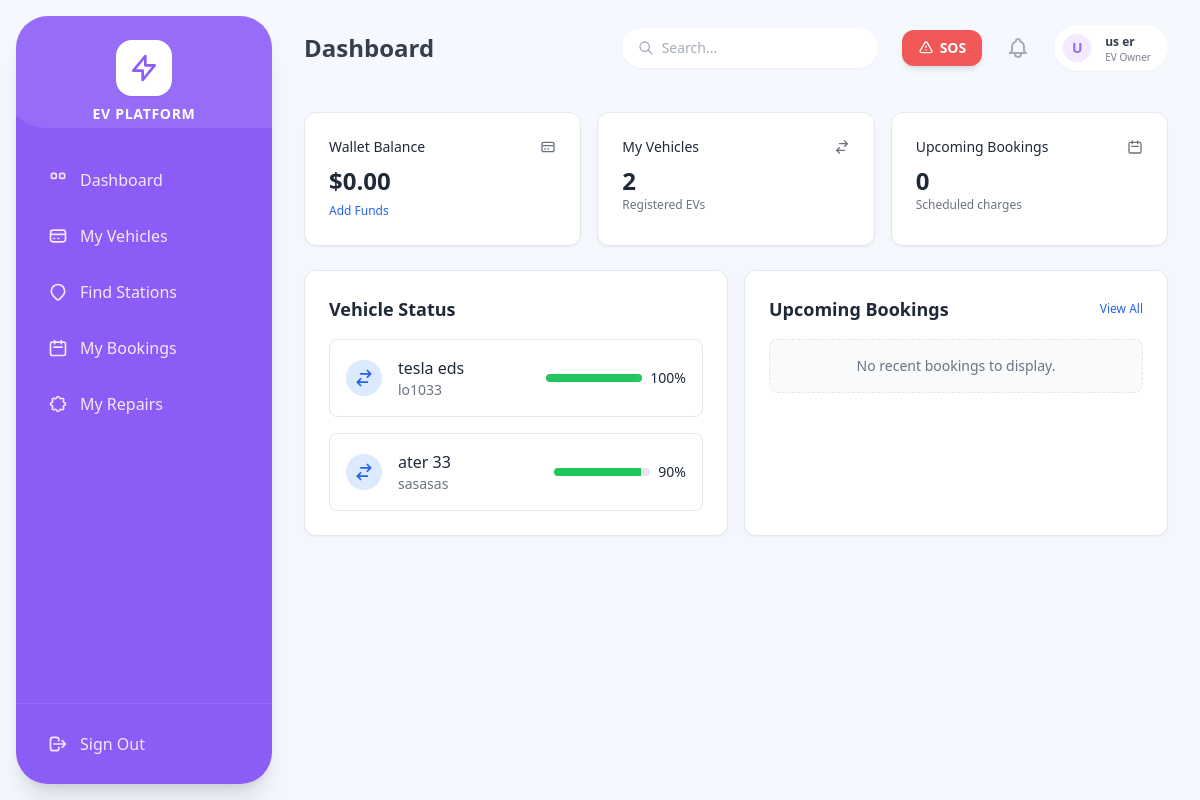
The app's page /owner/dashboard/ (signed in) with its own data.
### accounts/models.py (models this page shows, shortened)
class User(AbstractUser):
    class RoleChoices(models.TextChoices):
        ADMIN = 'ADMIN', 'Admin'
        EV_OWNER = 'EV_OWNER', 'EV Owner'
        STATION_OPERATOR = 'STATION_OPERATOR', 'Charging Station Operator'
        SERVICE_CENTER = 'SERVICE_CENTER', 'Service Center'
        DELIVERY_PARTNER = 'DELIVERY_PARTNER', 'Delivery Partner'
    role = models.CharField(max_length=20, choices=RoleChoices.choices, default=RoleChoices.EV_OWNER)
    phone_number = models.CharField(max_length=15, unique=True, blank=True, null=True)
    is_approved = models.BooleanField(default=False)
    email_verified = models.BooleanField(default=False) # For optional email verification

### owner/models.py (models this page shows, shortened)
class Wallet(models.Model):
    user = models.OneToOneField(settings.AUTH_USER_MODEL, on_delete=models.CASCADE, related_name='wallet')
    balance = models.DecimalField(max_digits=10, decimal_places=2, default=0.00)
    last_updated = models.DateTimeField(auto_now=True)

class Vehicle(models.Model):
    user = models.ForeignKey(settings.AUTH_USER_MODEL, on_delete=models.CASCADE, related_name='vehicles')
    make = models.CharField(max_length=100)
    model = models.CharField(max_length=100)
    registration_number = models.CharField(max_length=50, unique=True)
    battery_level = models.IntegerField(validators=[MinValueValidator(0), MaxValueValidator(100)], default=100)
    vehicle_type = models.CharField(max_length=50, blank=True, null=True)

### owner/views.py (the view)
# urls.py: path('dashboard/', views.owner_dashboard, name='owner_dashboard'),
@login_required
@role_required('EV_OWNER')
def owner_dashboard(request):
    wallet, created = Wallet.objects.get_or_create(user=request.user)
    vehicles = request.user.vehicles.all()
    maintenance_alerts = []
    for car in vehicles:
        if getattr(car, 'battery_health', 100) < 85:
            maintenance_alerts.append({
                'car': car,
                'message': f"Battery health dropped to {getattr(car, 'battery_health', 100)}%. A diagnostic is recommended."
            })
    today = timezone.now().date()
    upcoming_bookings = StationBooking.objects.select_related('station').filter(
        user=request.user,
        date__gte=today,
        status__in=['pending', 'approved']
    ).order_by('date', 'start_time')[:5]
    recent_activity = Notification.objects.filter(user=request.user).order_by('-created_at')[:5]
    context = {
        'wallet': wallet,
        'vehicles': vehicles,
        'maintenance_alerts': maintenance_alerts,
        'upcoming_bookings': upcoming_bookings,
        'recent_activity': recent_activity
    }
    return render(request, 'owner/dashboard.html', context)

### owner/templates/owner/dashboard.html (shortened to what this page needs)
{% extends 'base.html' %}
{% block content %}
<div class="space-y-6">
    <div class="grid gap-4 md:grid-cols-2 lg:grid-cols-3">
        <div class="rounded-xl border border-gray-200 bg-white shadow-sm">
            <div class="flex flex-row items-center justify-between space-y-0 p-6 pb-2">
                <h3 class="text-sm font-medium">Wallet Balance</h3>
                <svg class="h-4 w-4 text-gray-500" fill="none" stroke="currentColor" viewBox="0 0 24 24"><path stroke-linecap="round" stroke-linejoin="round" stroke-width="2" d="M3 10h18M7 15h1m4 0h1m-7 4h12a3 3 0 003-3V8a3 3 0 00-3-3H6a3 3 0 00-3 3v8a3 3 0 003 3z"></path></svg>
            </div>
            <div class="p-6 pt-0">
                <div class="text-2xl font-bold">${{ wallet.balance|default:"0.00" }}</div>
                <a href="{% url 'wallet_add_funds' %}" class="px-0 text-xs text-blue-600 hover:underline">Add Funds</a>
            </div>
        </div>
        <div class="rounded-xl border border-gray-200 bg-white shadow-sm">
            <div class="flex flex-row items-center justify-between space-y-0 p-6 pb-2">
                <h3 class="text-sm font-medium">My Vehicles</h3>
                <svg class="h-4 w-4 text-gray-500" fill="none" stroke="currentColor" viewBox="0 0 24 24"><path stroke-linecap="round" stroke-linejoin="round" stroke-width="2" d="M8 7h12m0 0l-4-4m4 4l-4 4m0 6H4m0 0l4 4m-4-4l4-4"></path></svg>
            </div>
            <div class="p-6 pt-0">
                <div class="text-2xl font-bold">{{ vehicles.count }}</div>
                <p class="text-xs text-gray-500">Registered EVs</p>
            </div>
        </div>
        <div class="rounded-xl border border-gray-200 bg-white shadow-sm">
            <div class="flex flex-row items-center justify-between space-y-0 p-6 pb-2">
                <h3 class="text-sm font-medium">Upcoming Bookings</h3>
                <svg class="h-4 w-4 text-gray-500" fill="none" stroke="currentColor" viewBox="0 0 24 24"><path stroke-linecap="round" stroke-linejoin="round" stroke-width="2" d="M8 7V3m8 4V3m-9 8h10M5 21h14a2 2 0 002-2V7a2 2 0 00-2-2H5a2 2 0 00-2 2v12a2 2 0 002 2z"></path></svg>
            </div>
            <div class="p-6 pt-0">
                <div class="text-2xl font-bold">{{ upcoming_bookings.count|default:"0" }}</div>
                <p class="text-xs text-gray-500">Scheduled charges</p>
            </div>
        </div>
    </div>
    <div class="grid gap-4 md:grid-cols-2">
        <div class="rounded-xl border border-gray-200 bg-white shadow-sm">
            <div class="p-6">
                <h3 class="font-semibold text-lg mb-4">Vehicle Status</h3>
                <div class="space-y-4">
                    {% for vehicle in vehicles %}
                    <div class="flex items-center justify-between p-4 border rounded-lg">
                        <div class="flex items-center space-x-4">
                            <div class="p-2 bg-blue-100 rounded-full">
                                <svg class="h-5 w-5 text-blue-600" fill="none" stroke="currentColor" viewBox="0 0 24 24"><path stroke-linecap="round" stroke-linejoin="round" stroke-width="2" d="M8 7h12m0 0l-4-4m4 4l-4 4m0 6H4m0 0l4 4m-4-4l4-4"></path></svg>
                            </div>
                            <div>
                                <p class="font-medium">{{ vehicle.make }} {{ vehicle.model }}</p>
                                <p class="text-sm text-gray-500">{{ vehicle.registration_number }}</p>
                            </div>
                        </div>
                        <div class="text-right">
                            <div class="flex items-center space-x-2">
                                <div class="w-24 h-2 bg-gray-200 rounded-full overflow-hidden">
                                    <div class="h-full {% if vehicle.battery_level > 20 %}bg-green-500{% else %}bg-red-500{% endif %}"
                                         style="width: {{ vehicle.battery_level }}%">
                                    </div>
                                </div>
                                <span class="text-sm font-medium">{{ vehicle.battery_level }}%</span>
                            </div>
                        </div>
                    </div>
                    {% empty %}
                    <div class="text-gray-500 text-sm text-center py-4 border border-dashed rounded-lg bg-gray-50">
                        No vehicles registered yet.
                    </div>
                    {% endfor %}
                </div>
            </div>
        </div>
        <div class="rounded-xl border border-gray-200 bg-white shadow-sm">
            <div class="p-6">
                <div class="flex justify-between items-center mb-4">
                    <h3 class="font-semibold text-lg">Upcoming Bookings</h3>
                    <a href="{% url 'booking_list' %}" class="text-xs text-blue-600 hover:underline">View All</a>
                </div>
                <div class="space-y-4">
                    {% for booking in upcoming_bookings %}
                    <div class="flex items-center justify-between p-4 border rounded-lg">
                        <div>
                            <p class="font-medium">{{ booking.station.name }}</p>
                            <div class="flex items-center text-sm text-gray-500 mt-1">
                                {{ booking.date|date:"M d, Y" }} at {{ booking.start_time|time:"h:i A" }}
                            </div>
                        </div>
                        <div class="text-right">
                            <p class="font-medium">${{ booking.estimated_cost|default:"0.00" }}</p>
                            <span class="inline-flex items-center rounded-full px-2.5 py-0.5 text-xs font-semibold mt-1
                                {% if booking.status == 'approved' %}bg-blue-100 text-blue-800
                                {% elif booking.status == 'pending' %}bg-yellow-100 text-yellow-800
                                {% else %}bg-gray-100 text-gray-800{% endif %}">
                                {{ booking.get_status_display }}
                            </span>
                        </div>
                    </div>
                    {% empty %}
                    <div class="text-gray-500 text-sm text-center py-4 border border-dashed rounded-lg bg-gray-50">
                        No recent bookings to display.
                    </div>
                    {% endfor %}
                </div>
            </div>
        </div>
    </div>
</div>
{% endblock %}

### templates/base.html (shortened to what this page needs)
<!DOCTYPE html>
<html lang="en">
<head>
    <script src="https://cdn.tailwindcss.com"></script>
</head>
<body class="flex h-screen font-sans text-gray-800 antialiased overflow-hidden">
    <aside id="mobile-sidebar" class="fixed md:static inset-y-0 left-0 z-50 w-64 bg-[#8b5cf6] text-white flex flex-col sidebar-hidden md:transform-none md:my-4 md:ml-4 md:rounded-[2rem] shadow-xl overflow-hidden">
        <div class="flex items-center justify-between md:justify-center mt-6 mb-8 px-6 md:px-0 z-10">
            <div class="flex flex-col items-center">
                <div class="bg-white text-[#8b5cf6] p-3 rounded-2xl mb-2 shadow-sm flex items-center justify-center">
                    <svg class="h-8 w-8" fill="none" stroke="currentColor" viewBox="0 0 24 24"><path stroke-linecap="round" stroke-linejoin="round" stroke-width="2" d="M13 10V3L4 14h7v7l9-11h-7z"></path></svg>
                </div>
                <h2 class="font-bold tracking-wider text-sm uppercase hidden md:block">EV Platform</h2>
            </div>
        </div>
        <nav class="flex-1 px-4 overflow-y-auto hide-scrollbar z-10 pb-4">
            <ul class="space-y-2">
                {% if request.user.role == 'EV_OWNER' %}
                <li><a href="{% url 'owner_dashboard' %}" class="flex items-center space-x-3 px-4 py-3 rounded-xl text-purple-100 hover:bg-white hover:bg-opacity-10 transition font-medium"><svg class="w-5 h-5" fill="none" stroke="currentColor" viewBox="0 0 24 24"><path stroke-linecap="round" stroke-linejoin="round" stroke-width="2" d="M4 6a2 2 0 012-2h2a2 2 0 012 2v2a2 2 0 01-2 2H6a2 2 0 01-2-2V6zM14 6a2 2 0 012-2h2a2 2 0 012 2v2a2 2 0 01-2 2h-2a2 2 0 01-2-2V6z"></path></svg><span>Dashboard</span></a></li>
                <li><a href="{% url 'owner_vehicle_list' %}" class="flex items-center space-x-3 px-4 py-3 rounded-xl text-purple-100 hover:bg-white hover:bg-opacity-10 transition font-medium"><svg class="w-5 h-5" fill="none" stroke="currentColor" viewBox="0 0 24 24"><path stroke-linecap="round" stroke-linejoin="round" stroke-width="2" d="M3 10h18M7 15h1m4 0h1m-7 4h12a3 3 0 003-3V8a3 3 0 00-3-3H6a3 3 0 00-3 3v8a3 3 0 003 3z"></path></svg><span>My Vehicles</span></a></li>
                <li><a href="{% url 'browse_stations' %}" class="flex items-center space-x-3 px-4 py-3 rounded-xl text-purple-100 hover:bg-white hover:bg-opacity-10 transition font-medium"><svg class="w-5 h-5" fill="none" stroke="currentColor" viewBox="0 0 24 24"><path stroke-linecap="round" stroke-linejoin="round" stroke-width="2" d="M17.657 16.657L13.414 20.9a1.998 1.998 0 01-2.827 0l-4.244-4.243a8 8 0 1111.314 0z"></path></svg><span>Find Stations</span></a></li>
                <li><a href="{% url 'booking_list' %}" class="flex items-center space-x-3 px-4 py-3 rounded-xl text-purple-100 hover:bg-white hover:bg-opacity-10 transition font-medium"><svg class="w-5 h-5" fill="none" stroke="currentColor" viewBox="0 0 24 24"><path stroke-linecap="round" stroke-linejoin="round" stroke-width="2" d="M8 7V3m8 4V3m-9 8h10M5 21h14a2 2 0 002-2V7a2 2 0 00-2-2H5a2 2 0 00-2 2v12a2 2 0 002 2z"></path></svg><span>My Bookings</span></a></li>
                <li><a href="{% url 'owner_service_dashboard' %}" class="flex items-center space-x-3 px-4 py-3 rounded-xl text-purple-100 hover:bg-white hover:bg-opacity-10 transition font-medium"><span>My Repairs</span></a></li>
                {% endif %}
            </ul>
        </nav>
        <div class="p-4 z-10 border-t border-purple-400 border-opacity-30">
            <form method="post" action="{% url 'logout' %}">
                <button type="submit" class="w-full flex items-center space-x-3 px-4 py-3 rounded-xl text-purple-100 hover:bg-white hover:text-red-500 hover:bg-opacity-10 transition font-medium">
                    <svg class="w-5 h-5" fill="none" stroke="currentColor" viewBox="0 0 24 24"><path stroke-linecap="round" stroke-linejoin="round" stroke-width="2" d="M17 16l4-4m0 0l-4-4m4 4H7m6 4v1a3 3 0 01-3 3H6a3 3 0 01-3-3V7a3 3 0 013-3h4a3 3 0 013 3v1"></path></svg>
                    <span>Sign Out</span>
                </button>
            </form>
        </div>
    </aside>
    <div class="flex-1 flex flex-col h-full overflow-hidden">
        <header class="h-20 bg-transparent flex items-center justify-between px-4 md:px-8 z-10 pt-4 md:pt-6 pb-2">
            <div class="flex items-center">
                <h1 class="text-xl md:text-2xl font-bold text-gray-800 truncate">
                    {% block header_title %}Dashboard{% endblock %}
                </h1>
            </div>
            <div class="flex items-center space-x-3 md:space-x-6">
                <div class="hidden lg:block relative w-64">
                    <input type="text" placeholder="Search..." class="w-full bg-white rounded-full py-2.5 pl-10 pr-4 shadow-sm border-none focus:ring-2 focus:ring-[#8b5cf6] text-sm text-gray-600 outline-none">
                    <svg class="w-4 h-4 text-gray-400 absolute left-4 top-3" fill="none" stroke="currentColor" viewBox="0 0 24 24"><path stroke-linecap="round" stroke-linejoin="round" stroke-width="2" d="M21 21l-6-6m2-5a7 7 0 11-14 0 7 7 0 0114 0z"></path></svg>
                </div>
                {% if request.user.role == 'EV_OWNER' %}
                <form method="post" action="{% url 'trigger_sos' %}" class="inline-block" onsubmit="return confirm('Are you sure you want to trigger an Emergency SOS? This will alert all service centers.');">
                    <button type="submit" class="bg-red-500 text-white px-4 py-2 rounded-xl font-bold text-sm shadow-md hover:bg-red-600 animate-pulse flex items-center transition">
                        <svg class="w-4 h-4 mr-1.5" fill="none" stroke="currentColor" viewBox="0 0 24 24"><path stroke-linecap="round" stroke-linejoin="round" stroke-width="2" d="M12 9v2m0 4h.01m-6.938 4h13.856c1.54 0 2.502-1.667 1.732-3L13.732 4c-.77-1.333-2.694-1.333-3.464 0L3.34 16c-.77 1.333.192 3 1.732 3z"></path></svg>
                        SOS
                    </button>
                </form>
                {% endif %}
                <div class="relative group">
                    <a href="{% url 'notification_list' %}" class="relative p-2 text-gray-400 hover:text-gray-500">
                    </a>
                </div>
                <a href="{% url 'profile_view' %}" class="flex items-center space-x-3 bg-white pl-1.5 pr-4 py-1.5 rounded-full shadow-sm border border-gray-100 hover:bg-purple-50 transition border-transparent hover:border-purple-200 cursor-pointer group">
                    <div class="h-8 w-8 rounded-full bg-purple-100 flex items-center justify-center text-[#8b5cf6] font-bold uppercase text-sm border-2 border-white">
                        {{ request.user.username|make_list|first }}
                    </div>
                    <div class="hidden md:block text-left">
                        <p class="text-xs font-bold text-gray-800 group-hover:text-[#8b5cf6] transition">{{ request.user.get_full_name|default:request.user.username }}</p>
                        <p class="text-[10px] text-gray-500 leading-none mt-0.5">{{ request.user.get_role_display }}</p>
                    </div>
                </a>
            </div>
        </header>
        <main class="flex-1 overflow-x-hidden overflow-y-auto p-4 md:p-8 hide-scrollbar">
            {% block content %}
            {% endblock %}
        </main>
    </div>
</body>
</html>

### records on screen
User: user.username|make_list "U", user.get_full_name "us er", user.role "EV Owner"
Wallet: balance "0.00"
Vehicle: make "tesla", model "eds", registration_number "lo1033", battery_level "100"
Vehicle: make "ater", model "33", registration_number "sasasas", battery_level "90"

### other values on screen
{{ vehicles.count }} "2"
{{ upcoming_bookings.count|default:"0" }} "0"
